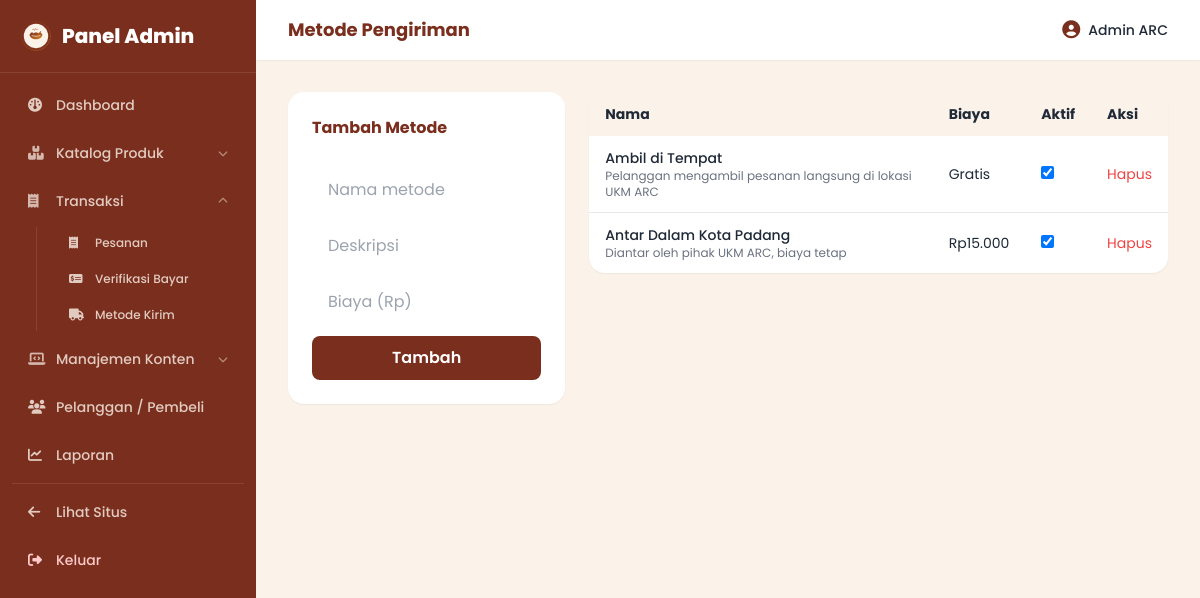
The app's page /admin/pengiriman (signed in) with its own data.
### tables this page shows
CREATE TABLE `shipping_methods` (
  `id` int NOT NULL,
  `name` varchar(100) NOT NULL,
  `description` varchar(255) DEFAULT NULL,
  `cost` decimal(12,2) NOT NULL DEFAULT '0.00',
  `is_active` tinyint(1) DEFAULT '1'
);

### app/core/Controller.php (called while the page is built, shortened)
<?php
class Controller
{
    protected function view(string $path, array $data = []): void
    {
        $old = $_SESSION['old'] ?? [];
        $data['old'] = $data['old'] ?? $old;
        extract($data);
        $viewFile = APP_PATH . '/views/' . $path . '.php';
        require $viewFile;
    }
}

### app/controllers/admin/ShippingController.php (called while the page is built, shortened)
<?php
class ShippingController extends Controller
{
    private ShippingMethod $shippingModel;
    public function __construct()
    {
        $this->shippingModel = new ShippingMethod();
    }
    public function index(): void
    {
        $methods = $this->shippingModel->all('id ASC');
        $this->view('admin/shipping/index', [
            'pageTitle' => 'Metode Pengiriman',
            'methods' => $methods,
            'csrf' => $this->csrfToken(),
            'flash' => $this->getFlash(),
        ]);
    }
}

### public/index.php (called while the page is built, shortened)
<?php
spl_autoload_register(function ($class) {
    $map = [
        'App\\Core\\' => APP_PATH . '/core/',
        'App\\Models\\' => APP_PATH . '/models/',
        'App\\Controllers\\Admin\\' => APP_PATH . '/controllers/admin/',
        'App\\Controllers\\' => APP_PATH . '/controllers/',
    ];
    foreach ($map as $prefix => $dir) {
        if (str_starts_with($class, $prefix)) {
            $relative = substr($class, strlen($prefix));
            $file = $dir . str_replace('\\', '/', $relative) . '.php';
            if (file_exists($file)) {
                return;
            }
        }
    }
});
require APP_PATH . '/core/helpers.php';
$router = new Router();
$router->get('/', 'HomeController@index');
$router->get('/register', 'AuthController@showRegister');
$router->post('/register', 'AuthController@register');
$router->get('/login', 'AuthController@showLogin');
$router->post('/login', 'AuthController@login');
$router->get('/logout', 'AuthController@logout');
$router->get('/profile', 'AuthController@showProfile', ['auth']);
$router->post('/profile', 'AuthController@updateProfile', ['auth']);
$router->get('/testimoni', 'HomeController@testimonial');
$router->post('/testimoni', 'HomeController@submitTestimonial', ['auth']);
$router->get('/produk', 'ProductController@index');
$router->get('/produk/{slug}', 'ProductController@show');
$router->get('/cart', 'CartController@index', ['auth']);
$router->post('/cart/add', 'CartController@add', ['auth']);
$router->post('/cart/update', 'CartController@update', ['auth']);
$router->post('/cart/remove', 'CartController@remove', ['auth']);
$router->get('/checkout', 'CheckoutController@index', ['auth']);
$router->post('/checkout', 'CheckoutController@store', ['auth']);
$router->get('/pesanan', 'OrderController@myOrders', ['auth']);
$router->get('/pesanan/{code}', 'OrderController@detail', ['auth']);
$router->post('/pesanan/{code}/bayar', 'OrderController@uploadPayment', ['auth']);
$router->get('/admin', 'Admin\\DashboardController@index', ['admin']);
$router->get('/admin/dashboard', 'Admin\\DashboardController@index', ['admin']);
$router->get('/admin/produk', 'Admin\\ProductController@index', ['admin']);
$router->get('/admin/produk/tambah', 'Admin\\ProductController@create', ['admin']);
$router->post('/admin/produk/tambah', 'Admin\\ProductController@store', ['admin']);
$router->get('/admin/produk/{id}/edit', 'Admin\\ProductController@edit', ['admin']);
$router->post('/admin/produk/{id}/edit', 'Admin\\ProductController@update', ['admin']);
$router->post('/admin/produk/{id}/hapus', 'Admin\\ProductController@destroy', ['admin']);
$router->get('/admin/kategori', 'Admin\\CategoryController@index', ['admin']);
$router->post('/admin/kategori/tambah', 'Admin\\CategoryController@store', ['admin']);
$router->post('/admin/kategori/{id}/edit', 'Admin\\CategoryController@update', ['admin']);
$router->post('/admin/kategori/{id}/hapus', 'Admin\\CategoryController@destroy', ['admin']);
$router->get('/admin/pesanan', 'Admin\\OrderController@index', ['admin']);
$router->get('/admin/pesanan/{id}', 'Admin\\OrderController@detail', ['admin']);
$router->post('/admin/pesanan/{id}/status', 'Admin\\OrderController@updateStatus', ['admin']);
$router->get('/admin/pembayaran', 'Admin\\PaymentController@index', ['admin']);
$router->post('/admin/pembayaran/{id}/verify', 'Admin\\PaymentController@verify', ['admin']);
$router->post('/admin/pembayaran/{id}/reject', 'Admin\\PaymentController@reject', ['admin']);
$router->get('/admin/pengiriman', 'Admin\\ShippingController@index', ['admin']);
$router->post('/admin/pengiriman/tambah', 'Admin\\ShippingController@store', ['admin']);
$router->post('/admin/pengiriman/{id}/edit', 'Admin\\ShippingController@update', ['admin']);
$router->post('/admin/pengiriman/{id}/hapus', 'Admin\\ShippingController@destroy', ['admin']);
$router->get('/admin/pembeli', 'Admin\\CustomerController@index', ['admin']);
$router->post('/admin/pembeli/tambah', 'Admin\\CustomerController@store', ['admin']);
$router->post('/admin/pembeli/{id}/edit', 'Admin\\CustomerController@update', ['admin']);
$router->post('/admin/pembeli/{id}/hapus', 'Admin\\CustomerController@destroy', ['admin']);
$router->get('/admin/banner', 'Admin\\BannerController@index', ['admin']);
$router->post('/admin/banner/tambah', 'Admin\\BannerController@store', ['admin']);
$router->post('/admin/banner/{id}/edit', 'Admin\\BannerController@update', ['admin']);
$router->post('/admin/banner/{id}/hapus', 'Admin\\BannerController@destroy', ['admin']);
$router->get('/admin/testimoni', 'Admin\\TestimonialController@index', ['admin']);
$router->post('/admin/testimoni/tambah', 'Admin\\TestimonialController@store', ['admin']);
$router->post('/admin/testimoni/{id}/edit', 'Admin\\TestimonialController@update', ['admin']);
$router->post('/admin/testimoni/{id}/hapus', 'Admin\\TestimonialController@destroy', ['admin']);
$router->get('/admin/laporan', 'Admin\\ReportController@index', ['admin']);
$router->get('/admin/laporan/csv', 'Admin\\ReportController@exportCsv', ['admin']);
$router->get('/admin/laporan/print', 'Admin\\ReportController@printView', ['admin']);
$uri = $_SERVER['REQUEST_URI'] ?? '/';
$method = $_SERVER['REQUEST_METHOD'] ?? 'GET';
$router->dispatch($uri, $method);

### app/core/Database.php (called while the page is built, shortened)
<?php
class Database
{
    private static ?PDO $instance = null;
    public static function getInstance(): PDO
    {
        if (self::$instance === null) {
            $dsn = 'mysql:host=' . DB_HOST . ';dbname=' . DB_NAME . ';charset=' . DB_CHARSET;
            try {
                self::$instance = new PDO($dsn, DB_USER, DB_PASS, [
                    PDO::ATTR_ERRMODE => PDO::ERRMODE_EXCEPTION,
                    PDO::ATTR_DEFAULT_FETCH_MODE => PDO::FETCH_ASSOC,
                    PDO::ATTR_EMULATE_PREPARES => false,
                ]);
            } catch (PDOException $e) {
                error_log('[DB CONNECTION ERROR] ' . $e->getMessage());
                http_response_code(500);
                die('Terjadi kesalahan pada server. Silakan coba lagi nanti.');
            }
        }
        return self::$instance;
    }
}

### app/core/Model.php (called while the page is built, shortened)
<?php
class Model
{
    protected PDO $db;
    protected string $table = '';
    public function __construct()
    {
        $this->db = Database::getInstance();
    }
    public function all(string $orderBy = ''): array
    {
        $sql = "SELECT * FROM {$this->table}";
        if ($orderBy) {
            $sql .= " ORDER BY {$orderBy}";
        }
        $stmt = $this->db->query($sql);
        return $stmt->fetchAll();
    }
}

### app/core/helpers.php (called while the page is built, shortened)
<?php
function e(string $value): string
{
    return htmlspecialchars($value, ENT_QUOTES, 'UTF-8');
}
function rupiah($number): string
{
    return 'Rp' . number_format((float) $number, 0, ',', '.');
}

### app/views/admin/shipping/index.php (the view, shortened to what this page needs)
<?php include APP_PATH . '/views/layouts/admin_header.php'; ?>
<div class="grid md:grid-cols-3 gap-6">
  <div class="bg-white rounded-2xl shadow-sm p-6 h-fit">
    <h2 class="font-bold text-primary mb-4">Tambah Metode</h2>
    <form method="POST" action="<?= BASE_URL ?>/admin/pengiriman/tambah" class="space-y-3">
      <input type="text" name="name" required placeholder="Nama metode" class="w-full rounded-lg border-gray-300 px-4 py-2.5">
      <input type="text" name="description" placeholder="Deskripsi" class="w-full rounded-lg border-gray-300 px-4 py-2.5">
      <input type="number" name="cost" step="0.01" min="0" placeholder="Biaya (Rp)" class="w-full rounded-lg border-gray-300 px-4 py-2.5">
      <button type="submit" class="bg-primary text-white font-semibold px-6 py-2.5 rounded-lg w-full">Tambah</button>
    </form>
  </div>
  <div class="md:col-span-2 bg-white rounded-2xl shadow-sm overflow-x-auto h-fit">
    <table class="w-full text-sm">
      <thead class="bg-cream text-left">
        <tr><th class="px-4 py-3">Nama</th><th class="px-4 py-3">Biaya</th><th class="px-4 py-3">Aktif</th><th class="px-4 py-3">Aksi</th></tr>
      </thead>
      <tbody class="divide-y">
        <?php foreach ($methods as $m): ?>
          <tr>
            <td class="px-4 py-3">
              <p class="font-medium"><?= e($m['name']) ?></p>
              <p class="text-xs text-gray-500"><?= e($m['description']) ?></p>
            </td>
            <td class="px-4 py-3"><?= $m['cost'] > 0 ? rupiah($m['cost']) : 'Gratis' ?></td>
            <td class="px-4 py-3">
              <form method="POST" action="<?= BASE_URL ?>/admin/pengiriman/<?= $m['id'] ?>/edit">
                <input type="checkbox" name="is_active" value="1" onchange="this.form.submit()" <?= $m['is_active'] ? 'checked' : '' ?> class="rounded text-primary">
              </form>
            </td>
            <td class="px-4 py-3">
              <form method="POST" action="<?= BASE_URL ?>/admin/pengiriman/<?= $m['id'] ?>/hapus" data-confirm="Hapus metode pengiriman ini?">
                <button type="submit" class="text-red-500 hover:underline">Hapus</button>
              </form>
            </td>
          </tr>
        <?php endforeach; ?>
      </tbody>
    </table>
  </div>
</div>
<?php include APP_PATH . '/views/layouts/admin_footer.php'; ?>

### app/core/Router.php (shortened to what this page needs)
<?php
class Router
{
    private array $routes = [];
    private function addRoute(string $method, string $pattern, string $handler, array $middleware): void
    {
        $this->routes[] = [
            'method' => $method,
            'pattern' => $pattern,
            'handler' => $handler,
            'middleware' => $middleware,
        ];
    }
    private function toRegex(string $pattern): string
    {
        $regex = preg_replace('#\{([a-zA-Z_]+)\}#', '(?P<$1>[^/]+)', $pattern);
        return '#^' . $regex . '$#';
    }
    public function dispatch(string $uri, string $method): void
    {
        $uri = parse_url($uri, PHP_URL_PATH);
        if (defined('BASE_PATH') && BASE_PATH !== '' && str_starts_with($uri, BASE_PATH)) {
            $uri = substr($uri, strlen(BASE_PATH));
        }
        $uri = rtrim($uri, '/');
        foreach ($this->routes as $route) {
            if ($route['method'] !== $method) {
                continue;
            }
            $regex = $this->toRegex($route['pattern']);
            if (preg_match($regex, $uri, $matches)) {
                $params = array_filter($matches, 'is_string', ARRAY_FILTER_USE_KEY);
                $this->callHandler($route['handler'], $params);
                return;
            }
        }
    }
    private function callHandler(string $handler, array $params): void
    {
        [$controllerName, $action] = explode('@', $handler);
        $instance = new $class();
        call_user_func_array([$instance, $action], $params);
    }
}

### app/views/layouts/admin_header.php (style rules this page uses)
body { font-family: 'Poppins', 'Inter', sans-serif; background-color: #FBF3EA; }

### records on screen
shipping_methods: name "Ambil di Tempat", description "Pelanggan mengambil pesanan langsung di lokasi UKM ARC", cost "Gratis", is_active "☑"
shipping_methods: name "Antar Dalam Kota Padang", description "Diantar oleh pihak UKM ARC, biaya tetap", cost "Rp15.000", is_active "☑"
